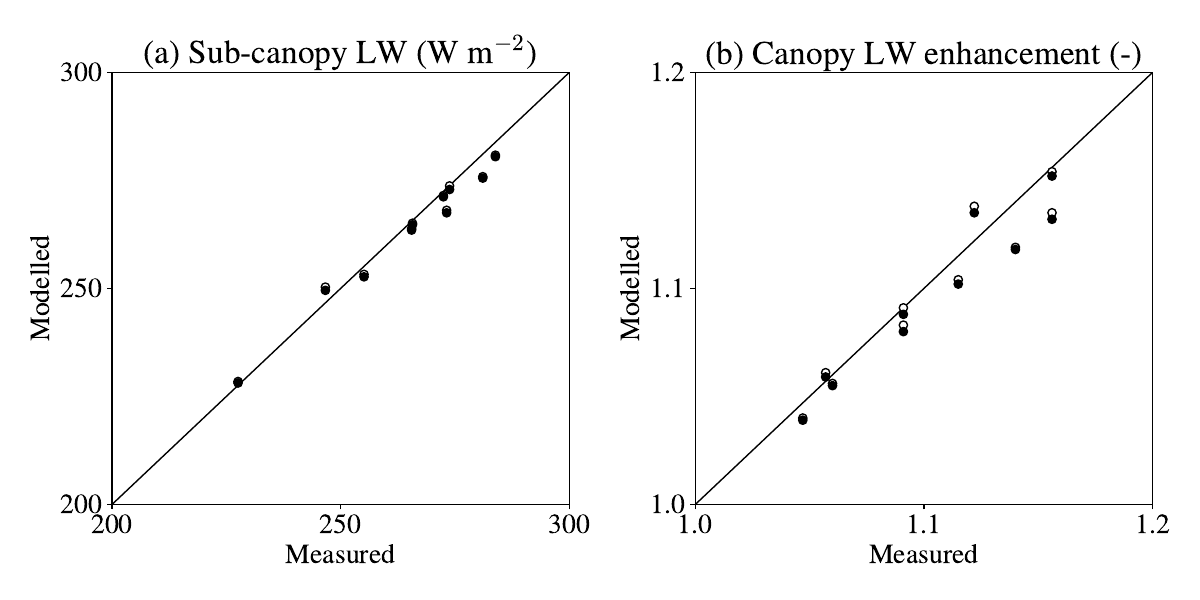

Write Python code to recreate this figure.
"""
A Flexible Snow Model (FSM 2.1.0) including a forest canopy
Figure 6. Simulations with one canopy layer (open circles) and two canopy layers (closed circles)
of (a) average sub-canopy downwards longwave radiation and (b) canopy longwave enhancement, 
compared with measurements in 10 forest stands.
"""
import matplotlib.pyplot as plt
from matplotlib.ticker import MultipleLocator
import numpy as np

plt.rcParams['font.size'] = 20
plt.rcParams['mathtext.fontset'] = 'cm'
plt.rcParams['font.family'] = 'STIXGeneral'

plt.figure(figsize=(12,6))
ax1 = plt.subplot(121)
ax2 = plt.subplot(122)
ax1.plot([200,300],[200,300],'k',lw=1)
ax2.plot([1,2],[1,2],'k',lw=1)

CANMOD = np.loadtxt('Figure06.dat',usecols=0)
tobs   = np.loadtxt('Figure06.dat',usecols=1)
tmod   = np.loadtxt('Figure06.dat',usecols=2)
eobs   = np.loadtxt('Figure06.dat',usecols=3)
emod   = np.loadtxt('Figure06.dat',usecols=4)

ax1.plot(tobs[CANMOD==1],tmod[CANMOD==1],'ko',mfc='w')
ax1.plot(tobs[CANMOD==2],tmod[CANMOD==2],'ko')
ax2.plot(eobs[CANMOD==1],emod[CANMOD==1],'ko',mfc='w')
ax2.plot(eobs[CANMOD==2],emod[CANMOD==2],'ko')

ax1.set_xlim(200,300)
ax1.set_ylim(200,300)
ax1.set_xticks([200,250,300])
ax1.set_yticks([200,250,300])
ax1.set_xlabel('Measured')
ax1.set_ylabel('Modelled')
ax1.set_title('(a) Sub-canopy LW (W m$^{-2}$)')

ax2.set_xlim(1,1.2)
ax2.set_ylim(1,1.2)
ax2.set_xticks([1,1.1,1.2])
ax2.set_yticks([1,1.1,1.2])
ax2.set_xlabel('Measured')
ax2.set_ylabel('Modelled')
ax2.set_title('(b) Canopy LW enhancement (-)')

plt.tight_layout()
plt.savefig('Figure06.pdf')
